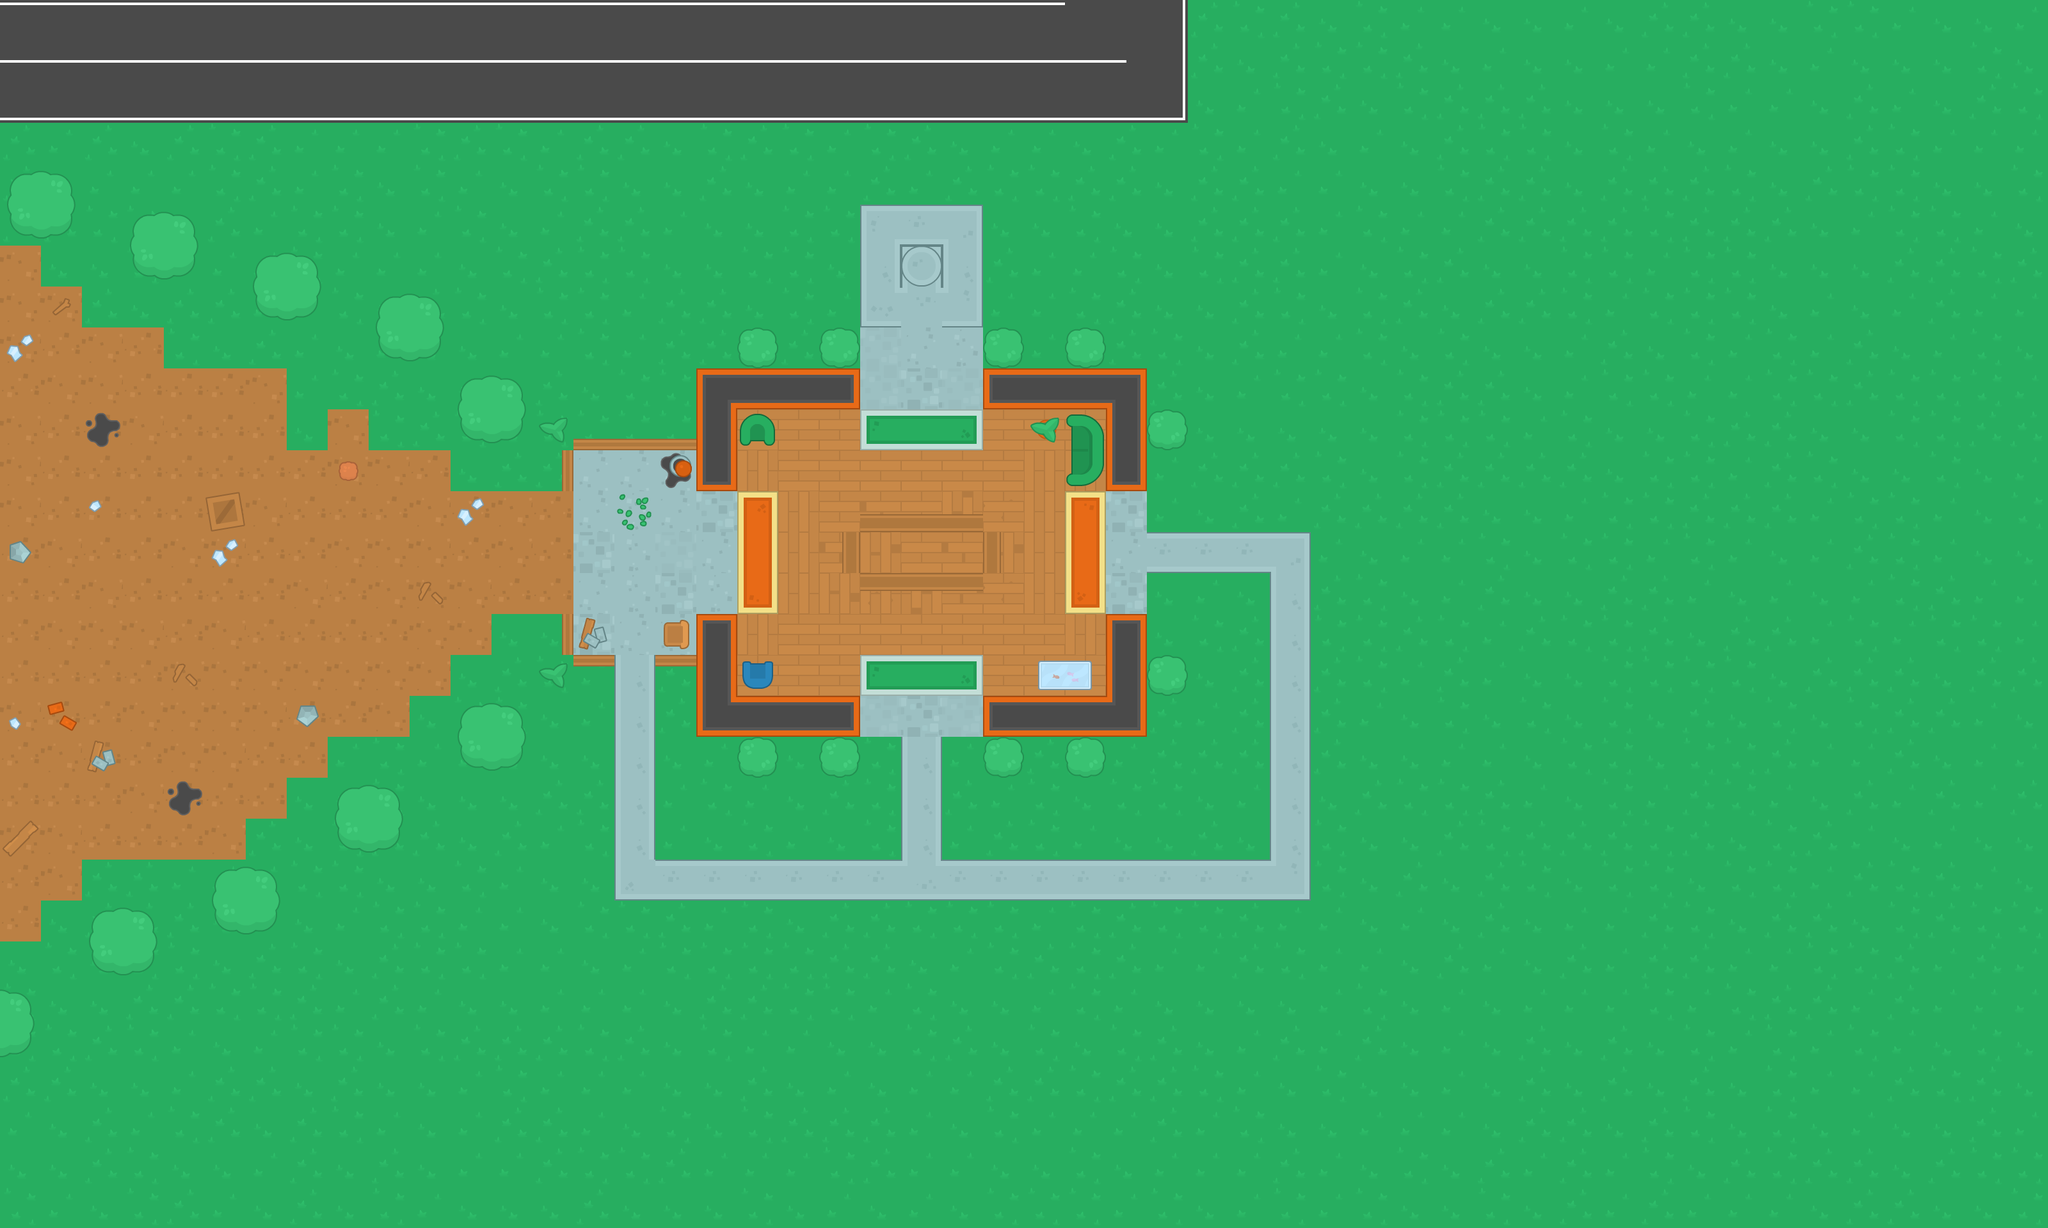

The image is a tile-based game level rendered from a .tmx file. Its description and source (layers, tilesets, objects; grid data summarised) follow:
An orthogonal 50x30 tile map with 64x64 px tiles, 4 tile layers (ground, ground2, walls, items).

<map version="1.5" tiledversion="1.6.0" orientation="orthogonal" renderorder="right-down" width="50" height="30" tilewidth="64" tileheight="64" infinite="0" nextlayerid="7" nextobjectid="1">
 <tileset firstgid="1" source="../img/Kenny topdown pack.tsx" />
 <layer id="1" name="ground" width="50" height="30">
  <data>[1500 cells, 1494 non-empty, 38 distinct tile ids]</data>
 </layer>
 <layer id="5" name="ground2" width="50" height="30">
  <data>[1500 cells, 78 non-empty, 11 distinct tile ids]</data>
 </layer>
 <layer id="2" name="walls" width="50" height="30">
  <data>[1500 cells, 32 non-empty, 14 distinct tile ids]</data>
 </layer>
 <layer id="3" name="items" width="50" height="30">
  <data>[1500 cells, 99 non-empty, 32 distinct tile ids]</data>
 </layer>
</map>
